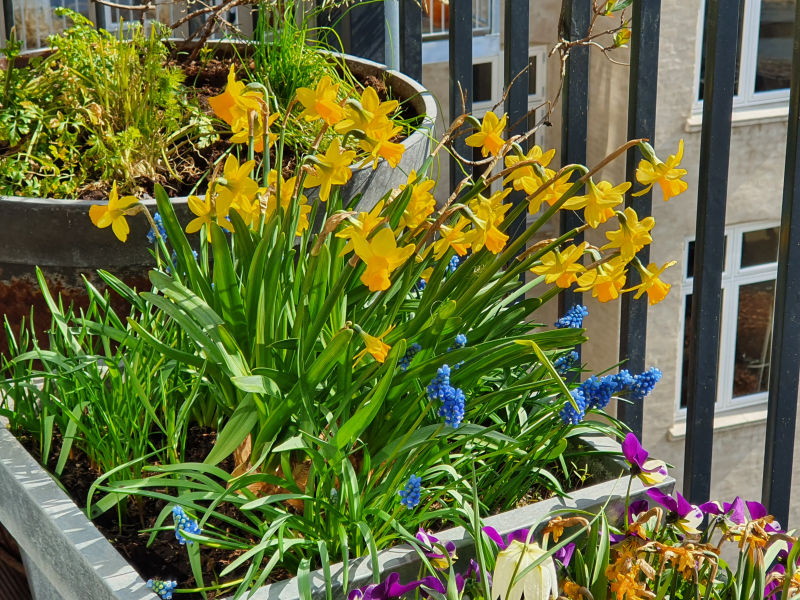
#> input picture exercises/may 2021/data/flower.png, 800 x 600 px, found by its file name
$ python may2021.py
#> lines starting #> are read from the running program, lines starting #| are printed output that depends on the picture; after the words box and inside, x2 and y2 are one past the last pixel; in counts of white or black regions, pixels touching at a corner belong together
from scipy.ndimage import correlate
from skimage import color, io, measure, img_as_ubyte
from skimage.measure import profile_line
from skimage.transform import rescale, resize
from skimage.filters import median
import skimage as sk
import matplotlib.pyplot as plt
import numpy as np
import scipy
import cv2
from LDA import LDA
from skimage.color import rgb2hsv
from skimage.color import hsv2rgb
import pydicom as dicom
from skimage.filters import gaussian
from skimage.filters import prewitt_h
from skimage.filters import prewitt_v
from skimage.filters import prewitt
from skimage.util import img_as_ubyte
from skimage.util import img_as_float
from skimage.filters import threshold_otsu
from scipy.ndimage import correlate
from skimage import color, io, measure, img_as_ubyte
from skimage.measure import profile_line
from skimage.transform import rescale, resize
from skimage.filters import median
import skimage as sk
import matplotlib.pyplot as plt
import numpy as np
import pydicom as dicom
from skimage.filters import gaussian
from skimage.filters import prewitt_h
from skimage.filters import prewitt_v
from skimage.filters import prewitt
from skimage.util import img_as_ubyte
from skimage.util import img_as_float
from skimage.filters import threshold_otsu
from skimage.morphology import erosion, dilation, opening, closing
from skimage.morphology import disk
import numpy as np
from scipy.stats import norm
import math
from skimage.transform import rotate
from skimage.transform import EuclideanTransform
from skimage.transform import SimilarityTransform
from skimage.transform import matrix_transform
from skimage.transform import warp
from skimage.transform import swirl
import numpy as np
from skimage.segmentation import clear_border
import seaborn as sns
import pandas as pd
import matplotlib.pyplot as plt
from sklearn import decomposition
from sklearn.preprocessing import normalize
from skimage.color import rgb2gray
from mat4py import loadmat
from scipy.spatial import distance
#HELPER FUNCTIONS
def mean_filt(input_img, filterSize):
    size = filterSize
    # Two dimensional filter filled with 1
    weights = np.ones([size, size])
    # Normalize weights
    weights = weights / np.sum(weights)
    res_img = correlate(input_img, weights)
    return res_img
# [37 lines left out: functions GammaPower, histogram_stretch, DICE_COE, not called in this run]
def gray(input_img):
    new_img = color.rgb2gray(input_img)
    return new_img
# [16 lines left out: functions median_filt, prewitt_filt, not called in this run]
def dice(pred, true, k = 1):
    true = true > 0
    return 1 - distance.dice(pred.ravel(), true.ravel())

# [8 lines left out: function simTrans, not called in this run]
def show(input_img):
    io.imshow(input_img)
    io.show()

# [37 lines left out: functions plot_comparison, threshold_image, threshold_image_reverse_border, not called in this run]

def thresh(im_org, thresh):
    im_thresh = threshold_image(im_org, thresh)
    return im_thresh
#Requires binary img
def close_img(im_org, diskSize):
    footprint = disk(diskSize)
    return closing(im_org, footprint)
def open_img(im_org, diskSize):
    footprint = disk(diskSize)
    return opening(im_org, footprint)

# [85 lines left out: functions moveEst, iris, sky, not called in this run]
    #plot_comparison(test,im_org)
      #EXAM ANSWER
    #print("ANSWER")
    #print(np.sum(im_org > 0))

def flower():
    in_dir = "exercises/may 2021/data/"
    txt_name = "flower.png"
    im_org = io.imread(in_dir+txt_name)
#> im_org is the input picture: shape (600, 800, 3); mean R, G, B 101.4, 109.2, 57.8
    im_org = rgb2hsv(im_org)
#> im_org: shape (600, 800, 3) float64; mean of channels 0, 1, 2 0.245, 0.566, 0.466

    r_comp = im_org[:, :, 0]
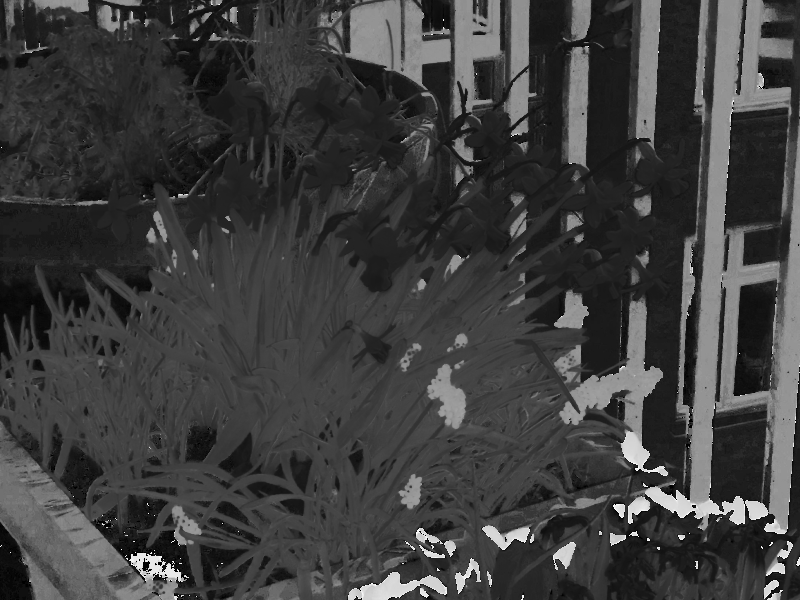
#> r_comp: shape (600, 800) float64; min 0, max 0.997, mean 0.245
    g_comp = im_org[:, :, 1]
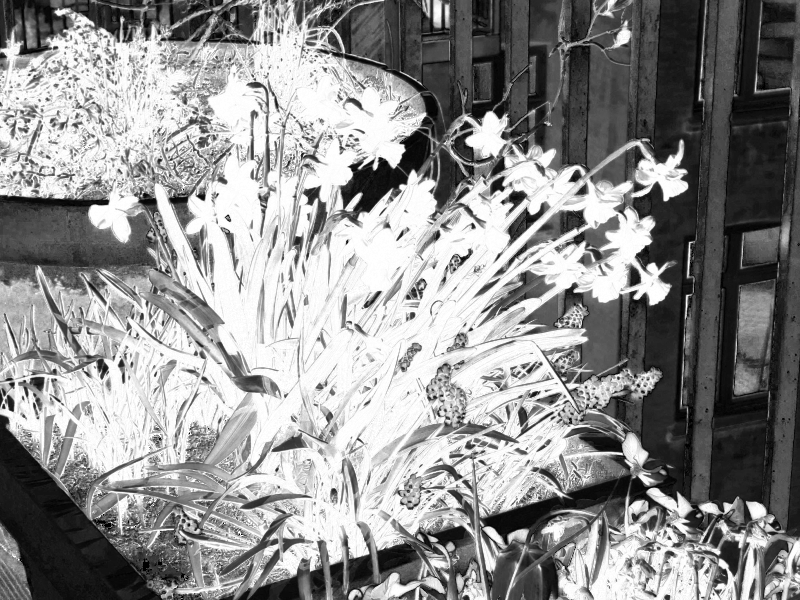
#> g_comp: shape (600, 800) float64; min 0, max 1, mean 0.566
    b_comp = im_org[:, :, 2]
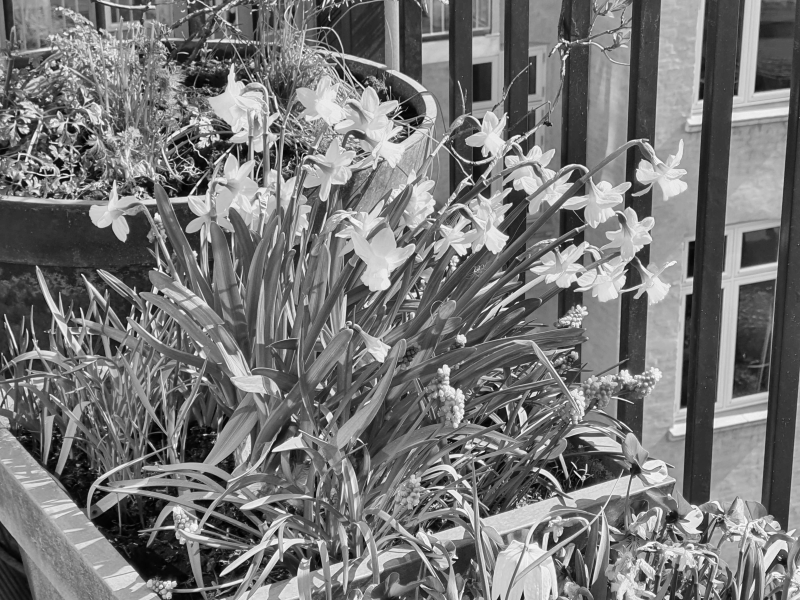
#> b_comp: shape (600, 800) float64; min 0.00392, max 0.98, mean 0.466

    segm = (r_comp < 0.25) & (g_comp > 0.8) &  (b_comp > 0.8)
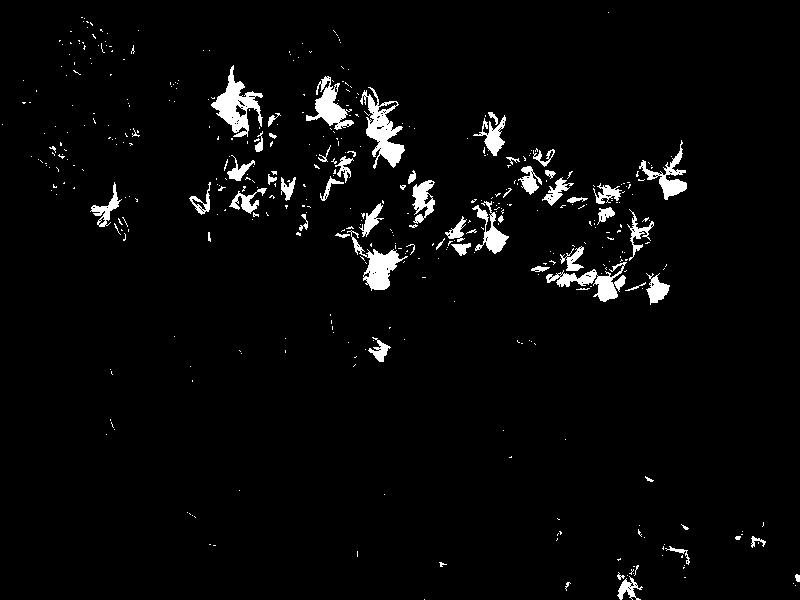
#> segm: shape (600, 800) bool; 3.4% white; 434 white regions (377 under 20 px), largest, box (x1, y1, x2, y2) and area: (360, 87, 405, 169) 1461, (211, 65, 263, 137) 1429, (347, 230, 408, 291) 1093

    im_org = np.resize(im_org,(600,800))
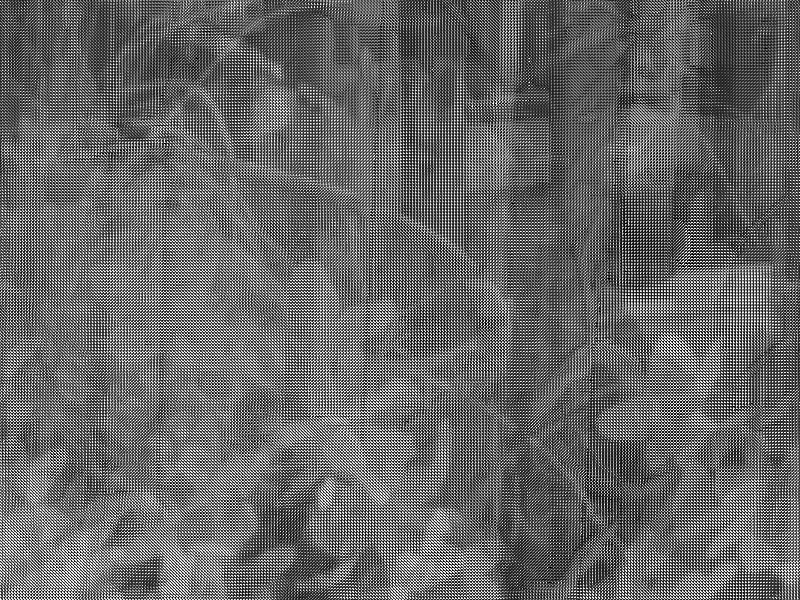
#> im_org: shape (600, 800) float64; min 0, max 1, mean 0.404
    im_org[segm] = 255
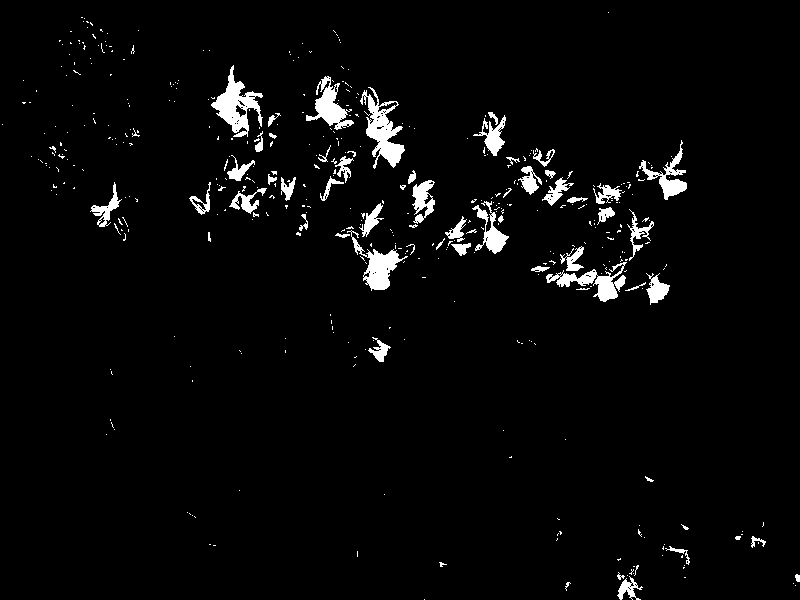
#> im_org: shape (600, 800) float64; 3.37% of pixels changed, all inside (x1, y1, x2, y2) = (2, 12, 800, 600)
    im_org[~segm] = 0

    #im_org = gray(im_org)

    opened = open_img(im_org, 5)
#> in open_img, `return opening(im_org, footprint)`: returned value: shape (600, 800) float64; 1% white; 14 white regions, largest, box (x1, y1, x2, y2) and area: (367, 251, 399, 290) 808, (366, 124, 404, 164) 661, (315, 89, 346, 124) 643

    #plot_comparison(im_org,opened)
    print(np.sum(opened > 0))
#| 4948


    #FLOWERWALL
    in_dir = "exercises/may 2021/data/"
    txt_name = "flowerwall.png"
    im_org = io.imread(in_dir+txt_name)
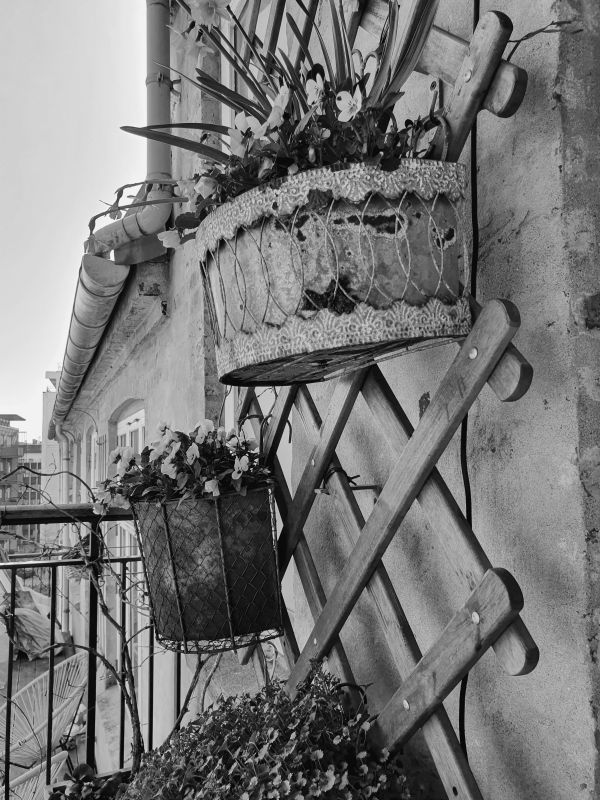
#> input picture exercises/may 2021/data/flowerwall.png, 600 x 800 px, found by its file name
#> im_org is the input picture: shape (800, 600, 3); min 10, max 242, mean 119.3

    im = mean_filt(im_org,15)
    #EXAM ANSWER
    print("EXAM ANSWER")
    print(im[5,50])

# [34 lines left out: function car, not called in this run]

#TEST AREA IGNORE PLS ---------------------------------------------------
#> (the run stopped early here; a loop or call above may not have finished)
